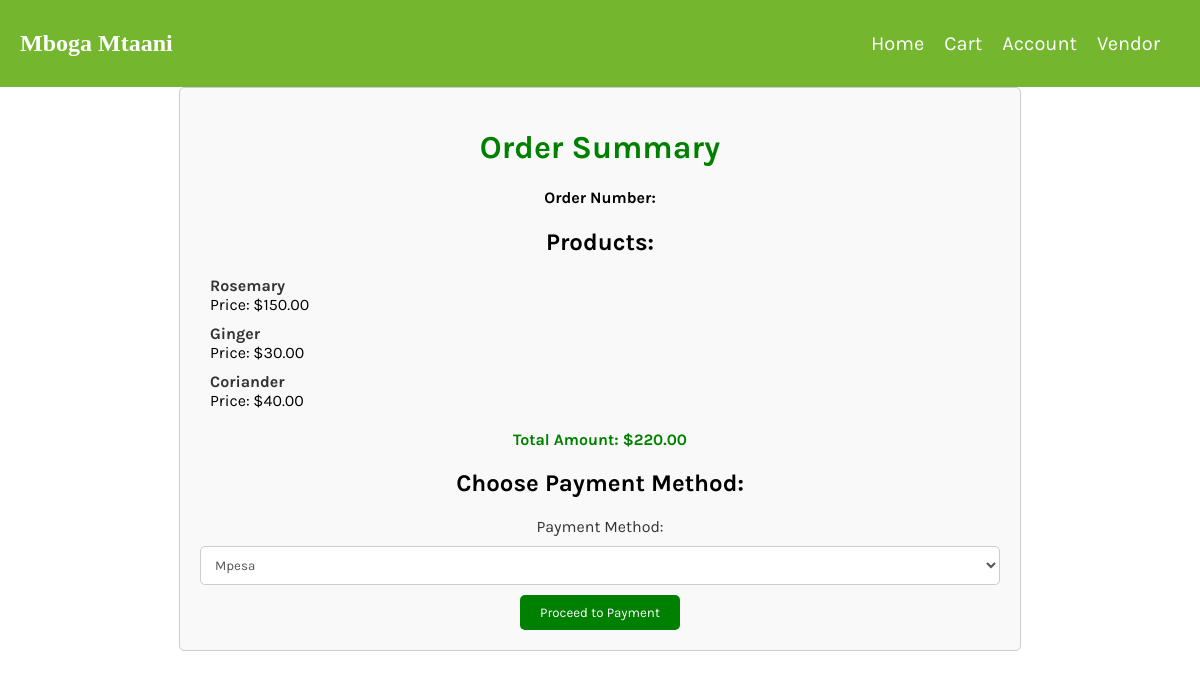
/Order_Details/orders/1/, run on the app's committed database.
### inventory/models.py (models this page shows, shortened)
class Product(models.Model):
    vendor = models.ForeignKey(Vendor, on_delete=models.CASCADE)
    name = models.CharField(max_length=32)
    description = models.TextField()
    image = models.ImageField(upload_to= 'images/')
    price = models.DecimalField(max_digits = 6, decimal_places = 2)
    stock = models.PositiveIntegerField()
    date_created = models.DateTimeField(auto_now_add=True)
    date_updated = models.DateTimeField(auto_now=True)

### Order_Details/views.py (the view)
# urls.py: path("orders/<int:order_id>/", orders_list, name="orders_list_view"),
def orders_list(request, order_id):
    orders = Order.objects.get(id=order_id)
    cart_products = orders.basket.products.all()
    total_amount = orders.order_Total
    total_amount = sum(product.price for product in cart_products)
    context = {
        'order': orders,
        'cart_products': cart_products,
        'total_amount': total_amount,
    }
    return render (request, "Order_Details/orders_list.html", context)

### templates/Order_Details/orders_list.html (shortened to what this page needs)
<!DOCTYPE html>
<html lang="en">
<head>
    {% load static %}
    <link rel="stylesheet" href="{% static 'css/orders_list.css' %}">
</head>
<body>
    {% include 'navbar.html'%}
    <div class="order-container">
        <h1>Order Summary</h1>
        <h4>Order Number: {{ orders.order_Number }}</h4>
        <h2>Products:</h2>
        {% if cart_products %}
            <ul class="product-list">
                {% for product in cart_products %}
                    <li class="product-item">
                        <div class="product-info">
                            <h4 class="product-name">{{ product.name }}</h4>
                            <span class="product-price">Price: ${{ product.price }}</span>
                        </div>
                    </li>
                {% endfor %}
            </ul>
            <p class="total-amount">Total Amount: ${{ total_amount }}</p>
        {% else %}
            <p>Your order is empty.</p>
        {% endif %}
        <div class="choose-payment-container">
            <h2>Choose Payment Method:</h2>
            <form method="POST" action="{% url 'payment_process_view' 1 %}">
                <label for="payment_method">Payment Method:</label>
                <select name="payment_method" id="payment_method">
                    <option value="Mpesa">Mpesa</option>
                </select>
                <button type="submit">Proceed to Payment</button>
            </form>
        </div>
    </div>
</body>
</html>

### static/css/orders_list.css (style rules this page uses)
* { font-family: 'Karla', sans-serif; }
.order-container { max-width: 800px; margin: 0 auto; padding: 20px; border: 1px solid #ccc; border-radius: 5px; background-color: #f9f9f9; text-align: center; }
.order-container h1 { color: green; margin-bottom: 20px; }
.product-list { list-style: none; padding: 0; }
.product-item { display: flex; align-items: center; margin-bottom: 10px; }
.product-info { text-align: left; margin-left: 10px; }
.product-name { color: #333; font-weight: bold; margin: 0; }
.product-price { color: black; margin: 0; }
.total-amount { font-weight: bold; color: green; margin-top: 20px; }
.choose-payment-container { margin-top: 20px; }
.choose-payment-container label { display: block; margin-bottom: 10px; color: #333; }
.choose-payment-container select { width: 100%; padding: 10px; border: 1px solid #ccc; border-radius: 5px; background-color: #fff; color: #555; }
.choose-payment-container button { display: inline-block; background-color: green; color: white; padding: 10px 20px; border: none; border-radius: 5px; margin-top: 10px; text-decoration: none; cursor: pointer; transition: background-color 0.3s ease; }

### static/css/navbar.css (style rules this page uses)
body, ul { margin: 0; padding: 0; font-family: 'Karla', sans-serif; }

### data on the page
Product: name "Rosemary", price "150.00"
Product: name "Ginger", price "30.00"
Product: name "Coriander", price "40.00"

### other printed values
{{ total_amount }} "220.00"
